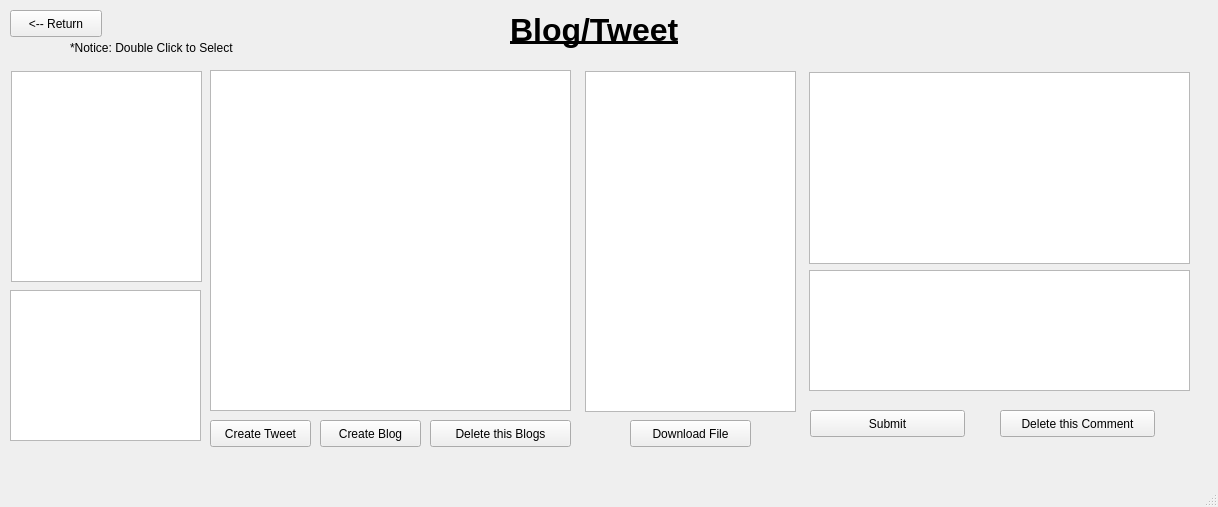
<?xml version="1.0" encoding="UTF-8"?>
<ui version="4.0">
 <class>BlogEditor</class>
 <widget class="QMainWindow" name="BlogEditor">
  <property name="geometry">
   <rect>
    <x>0</x>
    <y>0</y>
    <width>1218</width>
    <height>507</height>
   </rect>
  </property>
  <property name="windowTitle">
   <string>MainWindow</string>
  </property>
  <widget class="QWidget" name="centralwidget">
   <widget class="QLabel" name="label">
    <property name="geometry">
     <rect>
      <x>510</x>
      <y>10</y>
      <width>221</width>
      <height>41</height>
     </rect>
    </property>
    <property name="text">
     <string>&lt;html&gt;&lt;head/&gt;&lt;body&gt;&lt;p&gt;&lt;span style=&quot; font-size:24pt; font-weight:600; text-decoration: underline;&quot;&gt;Blog/Tweet&lt;/span&gt;&lt;/p&gt;&lt;/body&gt;&lt;/html&gt;</string>
    </property>
   </widget>
   <widget class="QPushButton" name="returnButton">
    <property name="geometry">
     <rect>
      <x>10</x>
      <y>10</y>
      <width>92</width>
      <height>27</height>
     </rect>
    </property>
    <property name="text">
     <string>&lt;-- Return</string>
    </property>
   </widget>
   <widget class="QLabel" name="label_2">
    <property name="geometry">
     <rect>
      <x>70</x>
      <y>40</y>
      <width>201</width>
      <height>16</height>
     </rect>
    </property>
    <property name="text">
     <string>*Notice: Double Click to Select</string>
    </property>
   </widget>
   <widget class="QPushButton" name="okButton">
    <property name="geometry">
     <rect>
      <x>810</x>
      <y>410</y>
      <width>155</width>
      <height>27</height>
     </rect>
    </property>
    <property name="text">
     <string>Submit</string>
    </property>
   </widget>
   <widget class="QPushButton" name="commentDeletionButton_">
    <property name="geometry">
     <rect>
      <x>1000</x>
      <y>410</y>
      <width>155</width>
      <height>27</height>
     </rect>
    </property>
    <property name="text">
     <string>Delete this Comment</string>
    </property>
   </widget>
   <widget class="QPushButton" name="downloadButton">
    <property name="geometry">
     <rect>
      <x>630</x>
      <y>420</y>
      <width>121</width>
      <height>27</height>
     </rect>
    </property>
    <property name="text">
     <string>Download File</string>
    </property>
   </widget>
   <widget class="QListWidget" name="groupListWidget">
    <property name="geometry">
     <rect>
      <x>11</x>
      <y>71</y>
      <width>191</width>
      <height>211</height>
     </rect>
    </property>
   </widget>
   <widget class="QListWidget" name="bloglistWidget">
    <property name="geometry">
     <rect>
      <x>210</x>
      <y>70</y>
      <width>361</width>
      <height>341</height>
     </rect>
    </property>
   </widget>
   <widget class="QPushButton" name="tweetButton">
    <property name="geometry">
     <rect>
      <x>210</x>
      <y>420</y>
      <width>101</width>
      <height>27</height>
     </rect>
    </property>
    <property name="text">
     <string>Create Tweet</string>
    </property>
   </widget>
   <widget class="QPushButton" name="blogButton">
    <property name="geometry">
     <rect>
      <x>320</x>
      <y>420</y>
      <width>101</width>
      <height>27</height>
     </rect>
    </property>
    <property name="text">
     <string>Create Blog</string>
    </property>
   </widget>
   <widget class="QPushButton" name="blogdeletionButton">
    <property name="geometry">
     <rect>
      <x>430</x>
      <y>420</y>
      <width>141</width>
      <height>27</height>
     </rect>
    </property>
    <property name="text">
     <string>Delete this Blogs</string>
    </property>
   </widget>
   <widget class="QListWidget" name="commentlistWidget">
    <property name="geometry">
     <rect>
      <x>809</x>
      <y>72</y>
      <width>381</width>
      <height>192</height>
     </rect>
    </property>
   </widget>
   <widget class="QTextEdit" name="CommentEdit">
    <property name="geometry">
     <rect>
      <x>809</x>
      <y>270</y>
      <width>381</width>
      <height>121</height>
     </rect>
    </property>
    <property name="font">
     <font>
      <pointsize>13</pointsize>
     </font>
    </property>
   </widget>
   <widget class="QListWidget" name="mediaPosts">
    <property name="geometry">
     <rect>
      <x>585</x>
      <y>71</y>
      <width>211</width>
      <height>341</height>
     </rect>
    </property>
   </widget>
   <widget class="QTextBrowser" name="userList">
    <property name="geometry">
     <rect>
      <x>10</x>
      <y>290</y>
      <width>191</width>
      <height>151</height>
     </rect>
    </property>
   </widget>
   <zorder>groupListWidget</zorder>
   <zorder>bloglistWidget</zorder>
   <zorder>tweetButton</zorder>
   <zorder>blogButton</zorder>
   <zorder>blogdeletionButton</zorder>
   <zorder>commentlistWidget</zorder>
   <zorder>CommentEdit</zorder>
   <zorder>label</zorder>
   <zorder>returnButton</zorder>
   <zorder>label_2</zorder>
   <zorder>okButton</zorder>
   <zorder>commentDeletionButton_</zorder>
   <zorder>downloadButton</zorder>
   <zorder>mediaPosts</zorder>
   <zorder>userList</zorder>
  </widget>
  <widget class="QMenuBar" name="menubar">
   <property name="geometry">
    <rect>
     <x>0</x>
     <y>0</y>
     <width>1218</width>
     <height>21</height>
    </rect>
   </property>
  </widget>
  <widget class="QStatusBar" name="statusbar"/>
 </widget>
 <resources/>
 <connections/>
</ui>
